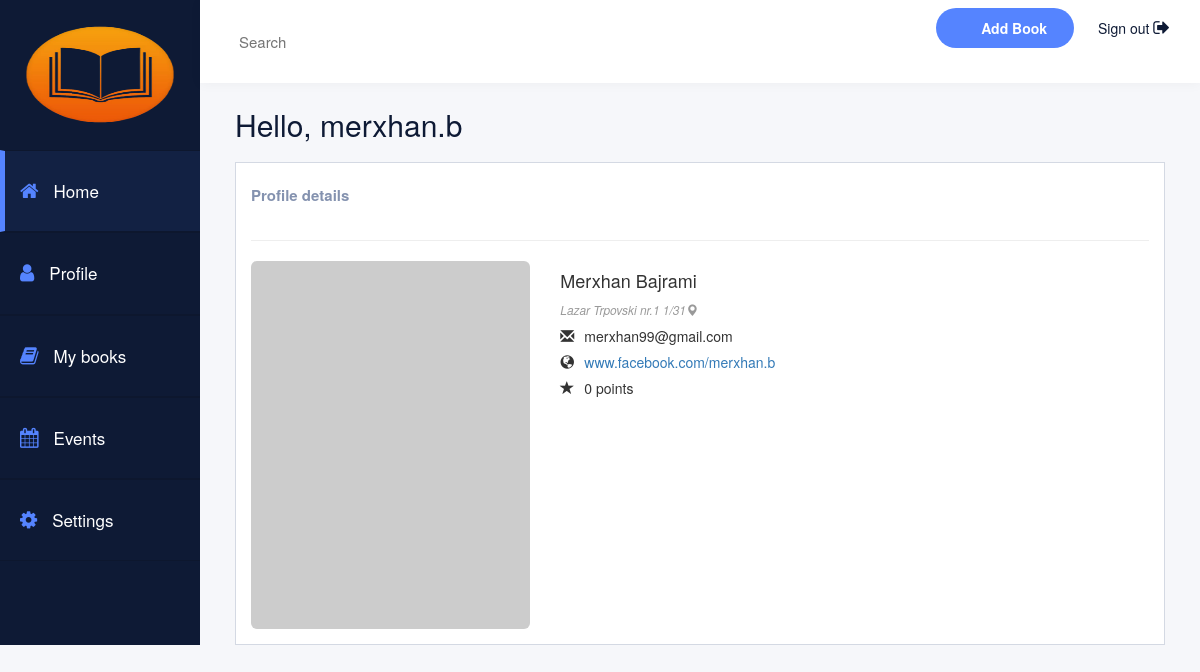
Screenshot of /library/profile (signed in) with the database file from the repository.
### app/models.py (models this page shows, shortened)
class User(models.Model):
    name = models.CharField(max_length=100)
    email = models.CharField(max_length=200)
    username = models.CharField(max_length=50)
    password = models.CharField(max_length=200)
    points = models.IntegerField(default=0)
    address = models.CharField(max_length=200)
    is_admin = models.BooleanField(default=False)

### app/views.py (the view)
# urls.py: path('profile', views.profile, name="profile"),
def profile(request):
    user = User.objects.filter(username=request.session.get('username')).first()
    context = {
        'user': user
    }
    return render(request, 'profile.html', context=context)

### app/templates/profile.html (shortened to what this page needs)
{% extends 'dashboard.html' %}
{% block content %}
    <div class="sales report">
        <h2>Profile details</h2>
        <hr>
         <div class="row">
                    <div class="col-sm-6 col-md-4">
                        <img src="http://placehold.it/380x500" alt="" class="img-rounded img-responsive" />
                    </div>
                    <div class="col-sm-6 col-md-8">
                        <h4>{{user.name}}</h4>
                        <small><cite title="San Francisco, USA">{{user.address}}<i class="glyphicon glyphicon-map-marker">
                        </i></cite></small>
                        <p>
                            <i class="glyphicon glyphicon-envelope"></i>{{user.email}}
                            <br />
                            <i class="glyphicon glyphicon-globe"></i><a href="http://www.facebook.com/{{user.username}}">www.facebook.com/{{user.username}}</a>
                            <br />
                            <i class="glyphicon glyphicon-star"></i>{{user.points}} points</p>
                    </div>
                </div>
    </div>
{% endblock %}

### app/templates/dashboard.html (shortened to what this page needs)
<!DOCTYPE html>
<html lang="en">
{% load static %}
<head>
    <link href="//maxcdn.bootstrapcdn.com/bootstrap/3.3.0/css/bootstrap.min.css" rel="stylesheet" id="bootstrap-css">
    <link rel="stylesheet" href="{% static '/css/dashboard.css' %}">
    <link href="https://maxcdn.bootstrapcdn.com/font-awesome/4.6.3/css/font-awesome.min.css" rel="stylesheet">
</head>
    <body class="home">
        <div class="container-fluid display-table">
            <div class="row display-table-row">
                <div class="col-md-2 col-sm-1 hidden-xs display-table-cell v-align box" id="navigation">
                    <div class="logo">
                        <a href="{% url 'index' %}">
                            <img src="/static/images/dev/logo.png" alt="logo" width="100" height="150">
                        </a>
                    </div>
                    <div class="navi">
                        <ul>
                            <li class="active"><a href="{% url 'dashboard' %}"><i class="fa fa-home" aria-hidden="true"></i><span class="hidden-xs hidden-sm">Home</span></a></li>
                            <li><a href="{% url 'profile' %}"><i class="fa fa-user" aria-hidden="true"></i><span class="hidden-xs hidden-sm">Profile</span></a></li>
                            <li><a href="{% url 'my_books' user.id %}"><i class="fa fa-book" aria-hidden="true"></i><span class="hidden-xs hidden-sm">My books</span></a></li>
                            <li><a href="{% url 'event' %}"><i class="fa fa-calendar" aria-hidden="true"></i><span class="hidden-xs hidden-sm">Events</span></a></li>
                            <li><a href="{% url 'settings' %}"><i class="fa fa-cog" aria-hidden="true"></i><span class="hidden-xs hidden-sm">Settings</span></a></li>
                        </ul>
                    </div>
                </div>
                <div class="col-md-10 col-sm-11 display-table-cell v-align">
                    <div class="row">
                        <header>
                            <div class="col-md-7">
                                <div class="search hidden-xs hidden-sm">
                                    <input type="text" placeholder="Search" id="search">
                                </div>
                            </div>
                            <div class="col-md-5">
                                <div class="header-rightside">
                                    <ul class="list-inline header-top pull-right">
                                        <li class="hidden-xs"><a href="{% url 'books' %}" class="add-project" data-toggle="modal" data-target="#add_project">Add Book</a></li>
                                        <li class="dropdown">
                                            <a href="{% url 'logout' %}" class="dropdown-toggle" data-toggle="dropdown">
                                               Sign out <i class="fa fa-sign-out"></i>
                                            </a>
                                        </li>
                                    </ul>
                                </div>
                            </div>
                        </header>
                    </div>
                    <div class="user-dashboard">
                        <h1>Hello, {{ request.session.username }}</h1>
                        <div class="row">
                            <div class="col-md-12 col-sm-12 col-xs-12 gutter">
                                {% block content %}
                                {% endblock %}
                            </div>
                        </div>
                    </div>
                </div>
            </div>
        </div>
    </body>
</html>

### app/static/css/dashboard.css (style rules this page uses)
a:focus,a:hover,a { outline:none; text-decoration: none; }
li,ul { list-style: none; padding: 0; margin: 0; }
.header-top i { font-size: 18px; }
.home { background: #f6f7fa; }
#navigation { background: #0e1a35; }
#navigation { padding: 0; }
.display-table { display: table; padding: 0; height: 100%; width: 100%; }
.display-table-row { display: table-row; height: 100%; }
.display-table-cell { display: table-cell; float: none; height: 100%; }
.v-align { vertical-align: top; }
.logo img { max-width: 180px; padding: 16px 0 17px; width: 100%; }
.header-top { margin: 0; padding-top: 2px; }
.add-project { background: #5584ff none repeat scroll 0 0; border-radius: 100px; color: #ffffff; font-size: 14px; font-weight: 600; padding: 10px 27px 10px 45px; position: relative; }
.add-project::before { content: ""; ; height: 12px; left: 17px; position: absolute; top: 12px; width: 12px; }
.header-top i { color: #0e1a35; }
.navi i { font-size: 20px; }
.header-top li { display: inline-block; text-align: center; }
.header-top .dropdown-toggle { color: #0e1a35; }
.img-responsive { width: 100%; }
#navigation { -webkit-transition: all 0.5s ease; -moz-transition: all 0.5s ease; -o-transition: all 0.5s ease; transition: all 0.5s ease; }
.search input { border: none; font-size: 15px; padding: 15px 9px; width: 100%; color: #8492af; }
header { background: #ffffff none repeat scroll 0 0; box-shadow: 0 1px 12px rgba(0, 0, 0, 0.04); display: inline-block !important; line-height: 23px; padding: 15px; transition: all 0.5s ease 0s; width: 100%; -webkit-transition: all 0.5s ease; -moz-transition: all 0.5s ease; -o-transition: all 0.5s ease; transition: all 0.5s ease; }
.logo { text-align: center; }
.navi a { border-bottom: 1px solid #0d172e; border-top: 1px solid #0d172e; color: #ffffff; display: block; font-size: 17px; font-weight: 500; padding: 28px 20px; text-decoration: none; }
.navi i { margin-right: 15px; color: #5584ff; }
.navi .active a { background: #122143; border-left: 5px solid #5584ff; padding-left: 15px; }
.hidden-xs { -webkit-transition: all 0.5s ease; -moz-transition: all 0.5s ease; -o-transition: all 0.5s ease; transition: all 0.5s ease; }
.user-dashboard { padding: 0 20px; }
.user-dashboard h1 { color: #0e1a35; font-size: 30px; font-weight: 500; margin: 0; padding: 21px 0; }
.sales { background: #ffffff none repeat scroll 0 0; border: 1px solid #d4d9e3; display: inline-block; padding: 15px; width: 100%; }
.sales h2 { color: #8492af; float: left; font-size: 21px; font-weight: 600; margin: 0; padding: 9px 0 0; }
@media only screen and (max-device-width: 992px) { header .header-top li { padding-left: 20px !important; padding-right: 0; } }
@media only screen and (min-device-width: 767px) and (max-device-width: 998px) { .user-dashboard .sales h2 { font-size: 15px; } }

### app/templates/profile.html (style rules this page uses)
.glyphicon { margin-bottom: 10px;margin-right: 10px; }
small { display: block; line-height: 1.428571429; color: #999; }

### rows the page displays
User: session.username "merxhan.b", name "Merxhan Bajrami", address "Lazar Trpovski nr.1 1/31", email "merxhan99@gmail.com", username "merxhan.b", points "0"
